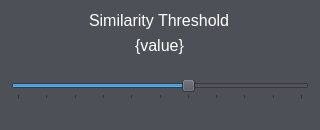
<?xml version="1.0" encoding="UTF-8"?>
<ui version="4.0">
    <class>Dialog</class>
    <widget class="QDialog" name="Dialog">
        <property name="geometry">
            <rect>
                <x>0</x>
                <y>0</y>
                <width>320</width>
                <height>130</height>
            </rect>
        </property>
        <property name="minimumSize">
            <size>
                <width>320</width>
                <height>130</height>
            </size>
        </property>
        <property name="maximumSize">
            <size>
                <width>320</width>
                <height>130</height>
            </size>
        </property>
        <property name="windowTitle">
            <string>PlagDef</string>
        </property>
        <property name="windowIcon">
            <iconset resource="../res/resources.qrc">
                <normaloff>:/icon.ico</normaloff>:/icon.ico
            </iconset>
        </property>
        <property name="styleSheet">
            <string notr="true">background-color: rgb(77, 80, 87);</string>
        </property>
        <layout class="QVBoxLayout" name="verticalLayout">
            <item alignment="Qt::AlignHCenter">
                <widget class="QLabel" name="heading_label">
                    <property name="styleSheet">
                        <string notr="true">color: rgb(255, 255, 255);
                            font-size: 12pt;
                        </string>
                    </property>
                    <property name="text">
                        <string>Similarity Threshold</string>
                    </property>
                </widget>
            </item>
            <item alignment="Qt::AlignHCenter">
                <widget class="QLabel" name="value_label">
                    <property name="styleSheet">
                        <string notr="true">color: rgb(255, 255, 255);
                            font-size: 12pt;
                        </string>
                    </property>
                    <property name="text">
                        <string>{value}</string>
                    </property>
                </widget>
            </item>
            <item>
                <spacer name="label_slider_spacer">
                    <property name="orientation">
                        <enum>Qt::Vertical</enum>
                    </property>
                    <property name="sizeHint" stdset="0">
                        <size>
                            <width>20</width>
                            <height>40</height>
                        </size>
                    </property>
                </spacer>
            </item>
            <item>
                <widget class="QSlider" name="sim_slider">
                    <property name="maximum">
                        <number>10</number>
                    </property>
                    <property name="singleStep">
                        <number>1</number>
                    </property>
                    <property name="pageStep">
                        <number>1</number>
                    </property>
                    <property name="value">
                        <number>6</number>
                    </property>
                    <property name="orientation">
                        <enum>Qt::Horizontal</enum>
                    </property>
                    <property name="tickPosition">
                        <enum>QSlider::TicksBelow</enum>
                    </property>
                    <property name="tickInterval">
                        <number>1</number>
                    </property>
                </widget>
            </item>
            <item>
                <spacer name="bottom_spacer">
                    <property name="orientation">
                        <enum>Qt::Vertical</enum>
                    </property>
                    <property name="sizeHint" stdset="0">
                        <size>
                            <width>20</width>
                            <height>40</height>
                        </size>
                    </property>
                </spacer>
            </item>
        </layout>
    </widget>
    <resources>
        <include location="../res/resources.qrc"/>
    </resources>
    <connections/>
</ui>
